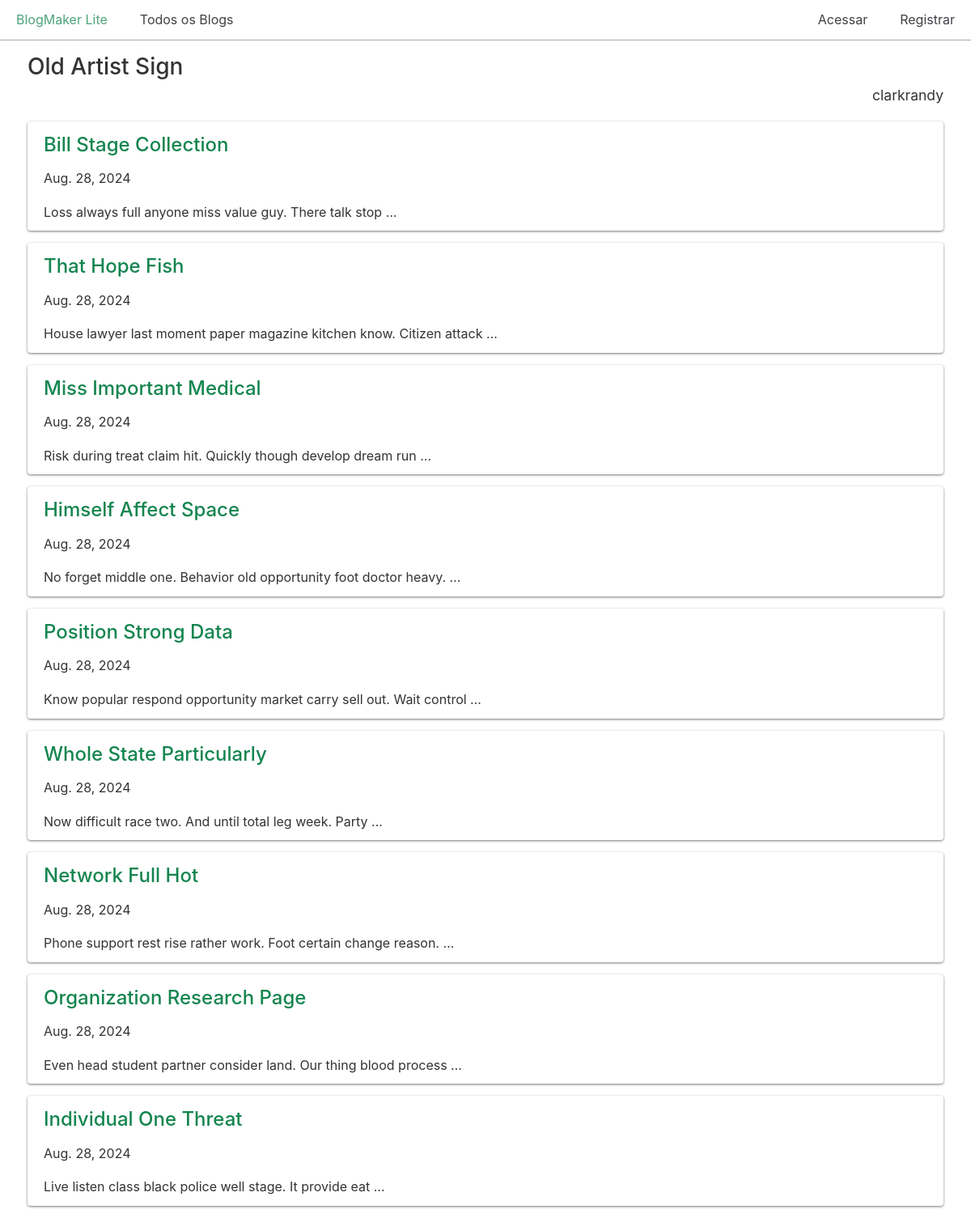
Page /blogs/1/ on the earlier database version.
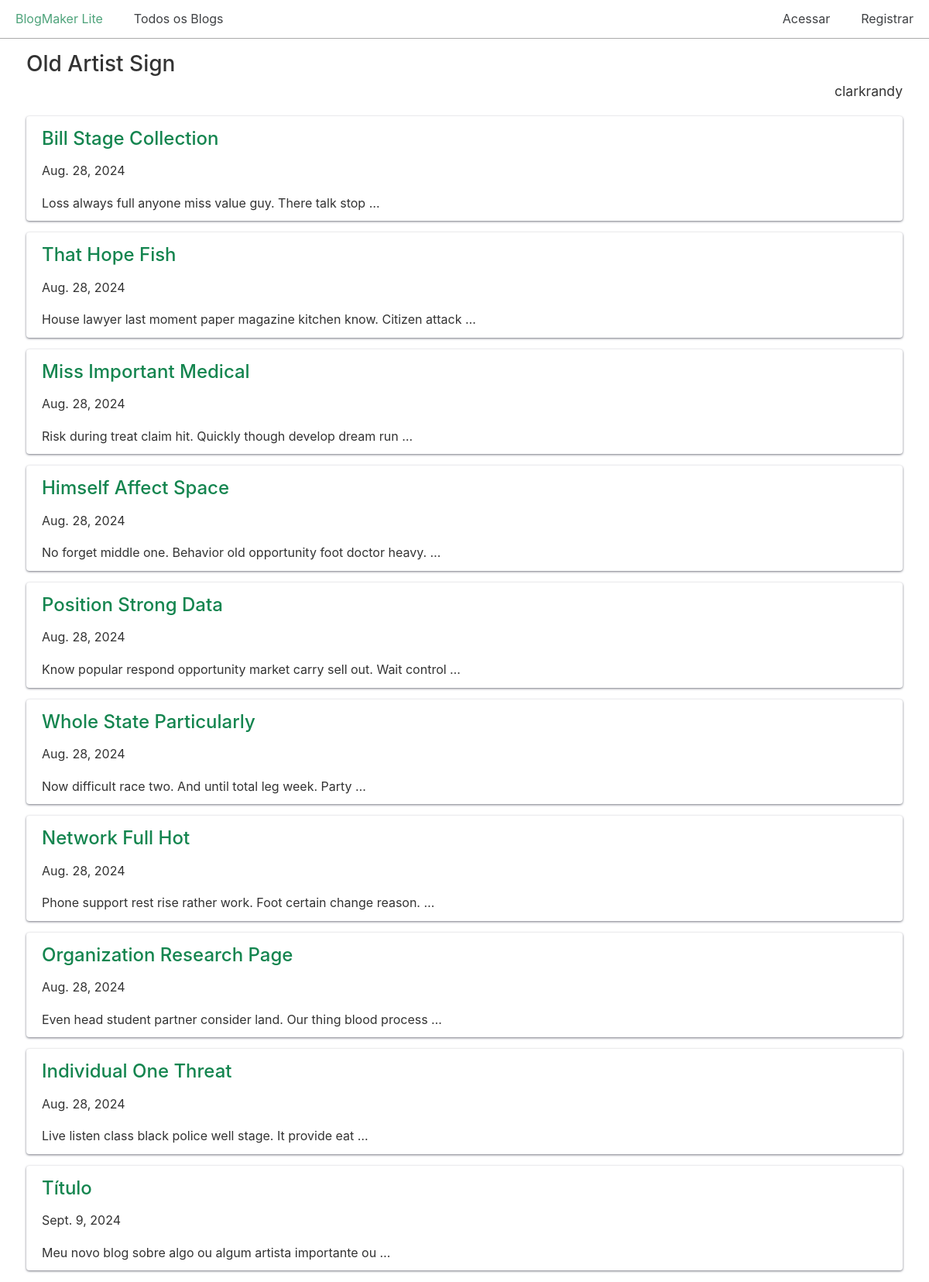
Same page on the later database version.
### blogs/models.py (models this page shows, shortened)
class BlogPost(models.Model):
    title = models.CharField(max_length=500)
    body = models.TextField()
    blog = models.ForeignKey(Blog, on_delete=models.CASCADE)
    date_added = models.DateTimeField(auto_now_add=True)

### blogs/views.py (the view)
# urls.py: path("blogs/<int:blog_id>/", views.blog, name="blog"),
def blog(request, blog_id):
    blog = Blog.objects.get(id=blog_id)
    posts = blog.blogpost_set.all()
    context = {
        "blog": blog,
        "posts": posts,
    }
    return render(request, "blogs/blog.html", context)

### blogs/templates/blogs/blog.html (shortened to what this page needs)
{% extends "blogs/base.html" %}
{% block content %}
  <h2>{{ blog.title }}</h2>
  <p class="text-right blog-owner">{{ blog.owner.username }}</p>
  {% for post in posts %}
    <div class="card">
      <header>
        <h3><a href="{% url 'blogs:post' post.id %}">
            {{ post.title }}</a></h3>
      </header>
      <p>{{ post.date_added|date:"DATE_FORMAT"}}</p>
      <p>{{ post.body|truncatewords:10 }}</p>
    </div>
  {% empty %}
    <h3>Nenhum artigo foi postado ainda para este blog.</h3>
  {% endfor %}
{% endblock content %}

Differences in the rows shown:
added BlogPost: title "Título", date_added "Sept. 9, 2024", body "Meu novo blog sobre algo ou algum artista importante ou …"
